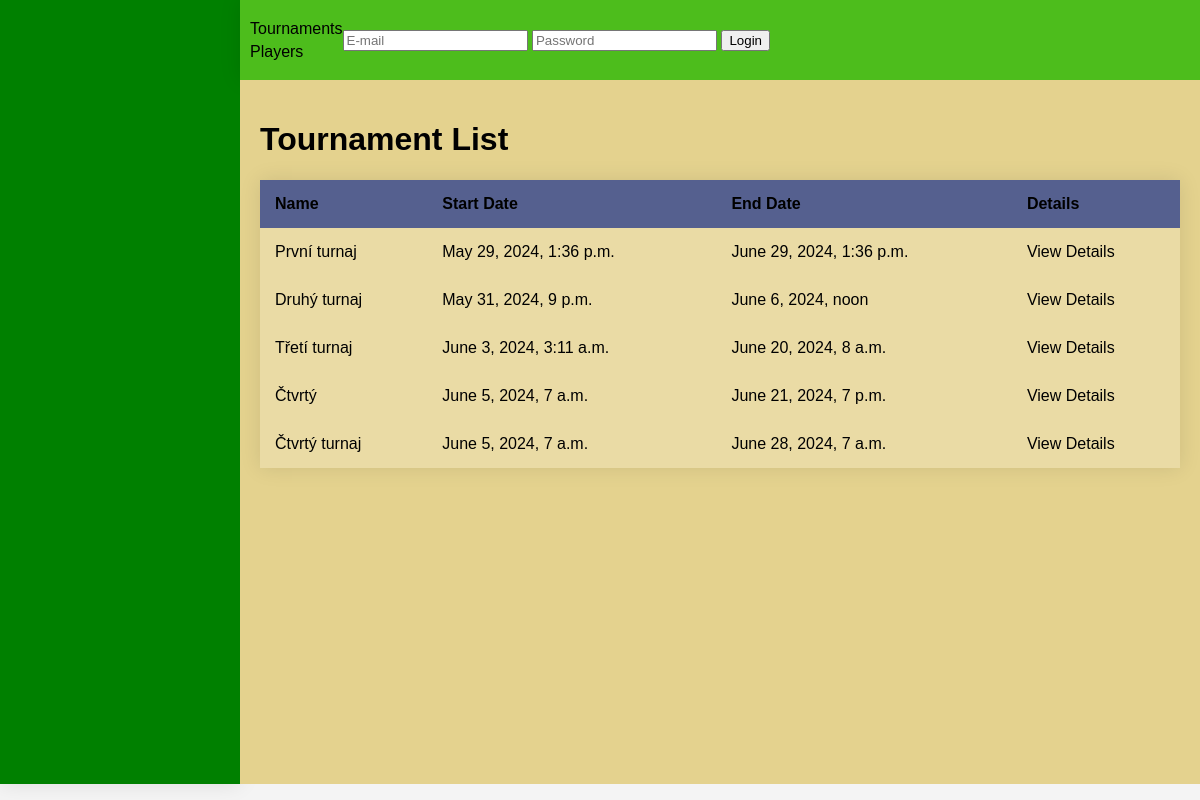
Page /tournament/ on the earlier database version.
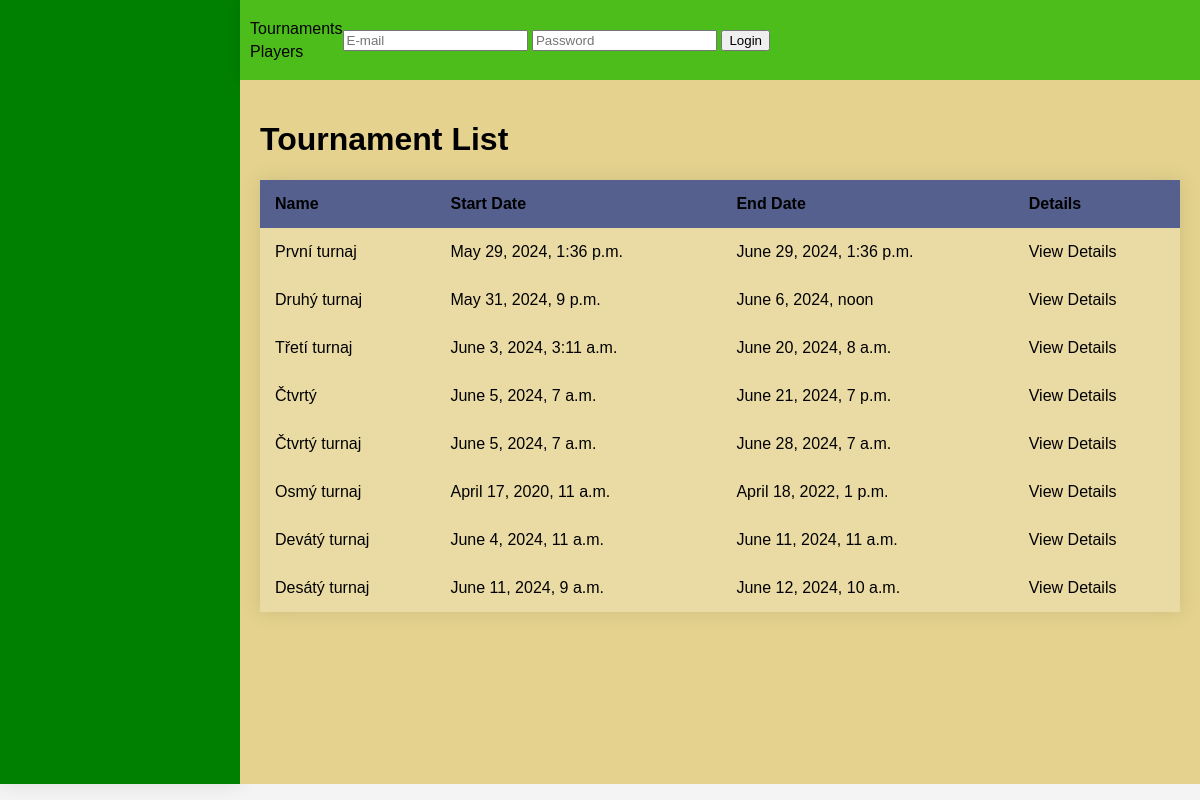
Same page on the later database version.
### tournaments/models.py (models this page shows, shortened)
class Tournament(models.Model):
    name = models.CharField(max_length=100)
    start_date = models.DateTimeField()
    end_date = models.DateTimeField()
    attachment = models.FileField(upload_to='attachments/', blank=True, null=True)

### billiard_charts/static/templates/list/tournament_list.html
{% extends "base.html" %}
{% block main_space %}
<h1>Tournament List</h1>
<table>
    <thead>
        <tr>
            <th>Name</th>
            <th>Start Date</th>
            <th>End Date</th>
            <th>Details</th>
        </tr>
    </thead>
    <tbody>
        {% for tournament in object_list %}
        <tr>
            <td>{{ tournament.name }}</td>
            <td>{{ tournament.start_date }}</td>
            <td>{{ tournament.end_date }}</td>
            <td><a href="{% url 'tournament_detail' tournament.pk %}">View Details</a></td>
        </tr>
        {% endfor %}
    </tbody>
</table>
{% endblock main_space %}

### billiard_charts/static/templates/base.html (shortened to what this page needs)
<!DOCTYPE html>
<html lang="en">
<head>
    {% load static %}
    <link rel="stylesheet" href="{% static 'style.css' %}">
</head>
<body>
    <div class="sidebar">
    </div>
    <div class="navigationbar">
        {% include "navigationbar.html" %}
    </div>
    <div class="mainspace">
        {% block main_space %}{% endblock main_space %}
    </div>
</body>
</html>

### billiard_charts/static/templates/navigationbar.html (shortened to what this page needs)
<div>
<ul>
    <li>Tournaments</li>
    <li>Players</li>
</ul>
</div>
<div>
    {% include "./login_form.html" %}
</div>

### billiard_charts/static/templates/login_form.html (shortened to what this page needs)
{% if not user.is_authenticated %}
    <form method="post" action="{% url 'login' %}?next={{ request.path }}">
        <input type="text" name="username" placeholder="E-mail" required>
        <input type="password" name="password" placeholder="Password" required>
        <button type="submit">Login</button>
    </form>
{% endif %}

### billiard_charts/static/style.css (style rules this page uses)
body { height: 98vh; display: grid; grid-template-columns: 20vw 1fr; grid-template-rows: 10vh 1fr; font-family: Arial, sans-serif; margin: 0; background-color: #f4f4f4; }
.sidebar { background-color: #008000; grid-column: 1 / 2; grid-row: 1 / 3; padding: 10px; box-shadow: 0 0 20px rgba(0, 0, 0, 0.1); }
.navigationbar { background-color: #4DBD1C; grid-column: 2 / 3; grid-row: 1 / 2; padding: 10px; display: flex; align-items: center; box-shadow: 0 0 20px rgba(0, 0, 0, 0.1); }
.mainspace { background-color: #E4D28E; grid-column: 2 / 3; grid-row: 2 / 3; padding: 20px; overflow: auto; }
a { color: black; text-decoration: none; }
ul { list-style-type: none; padding: 0; }
li { margin-bottom: 5px; }
table { width: 100%; border-collapse: collapse; overflow: hidden; box-shadow: 0 0 20px rgba(0, 0, 0, 0.1); margin-bottom: 20px; }
th, td { padding: 15px; background-color: rgba(255, 255, 255, 0.2); }
th { text-align: left; }
thead th { background-color: #55608f; }
tbody td { position: relative; }

Differences in the rows shown:
added Tournament: name "Osmý turnaj", start_date "April 17, 2020, 11 a.m.", end_date "April 18, 2022, 1 p.m."
added Tournament: name "Devátý turnaj", start_date "June 4, 2024, 11 a.m.", end_date "June 11, 2024, 11 a.m."
added Tournament: name "Desátý turnaj", start_date "June 11, 2024, 9 a.m.", end_date "June 12, 2024, 10 a.m."
